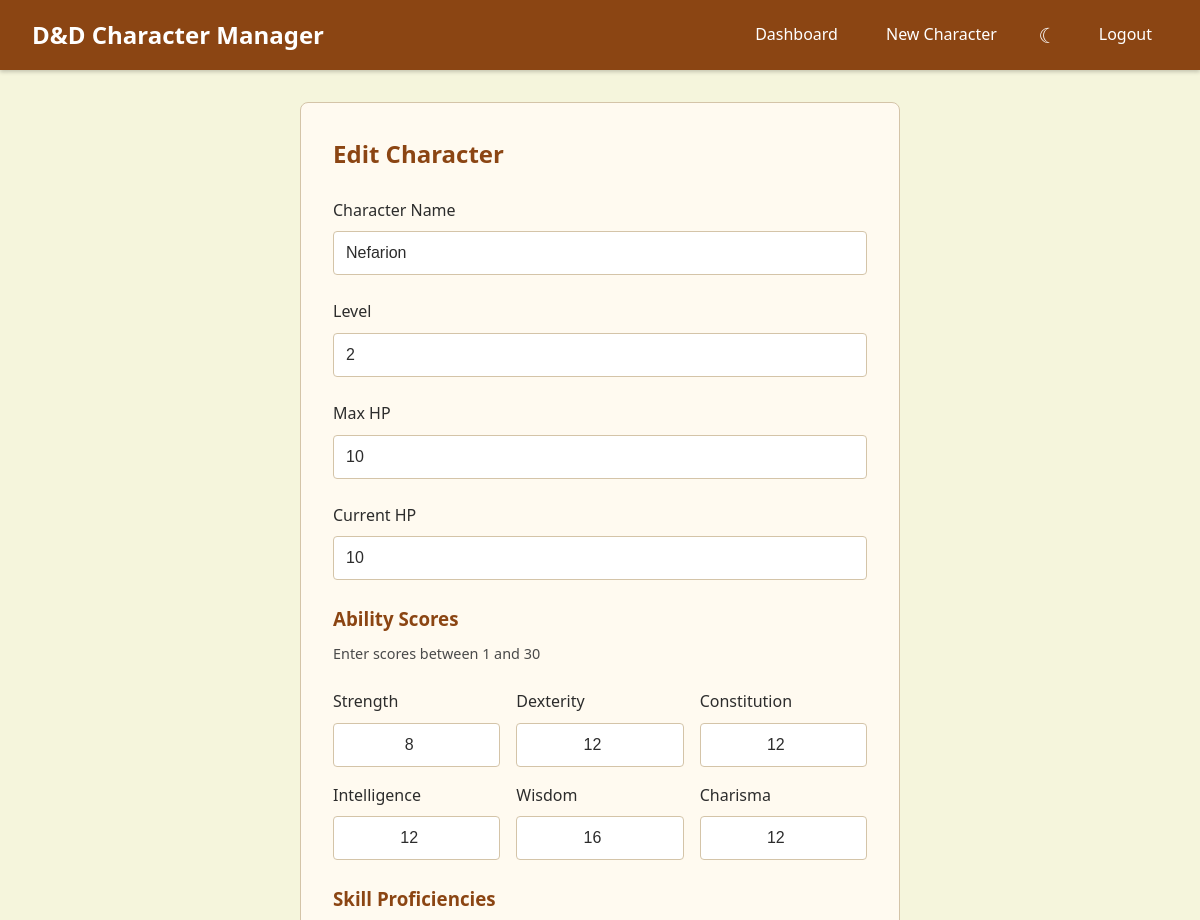
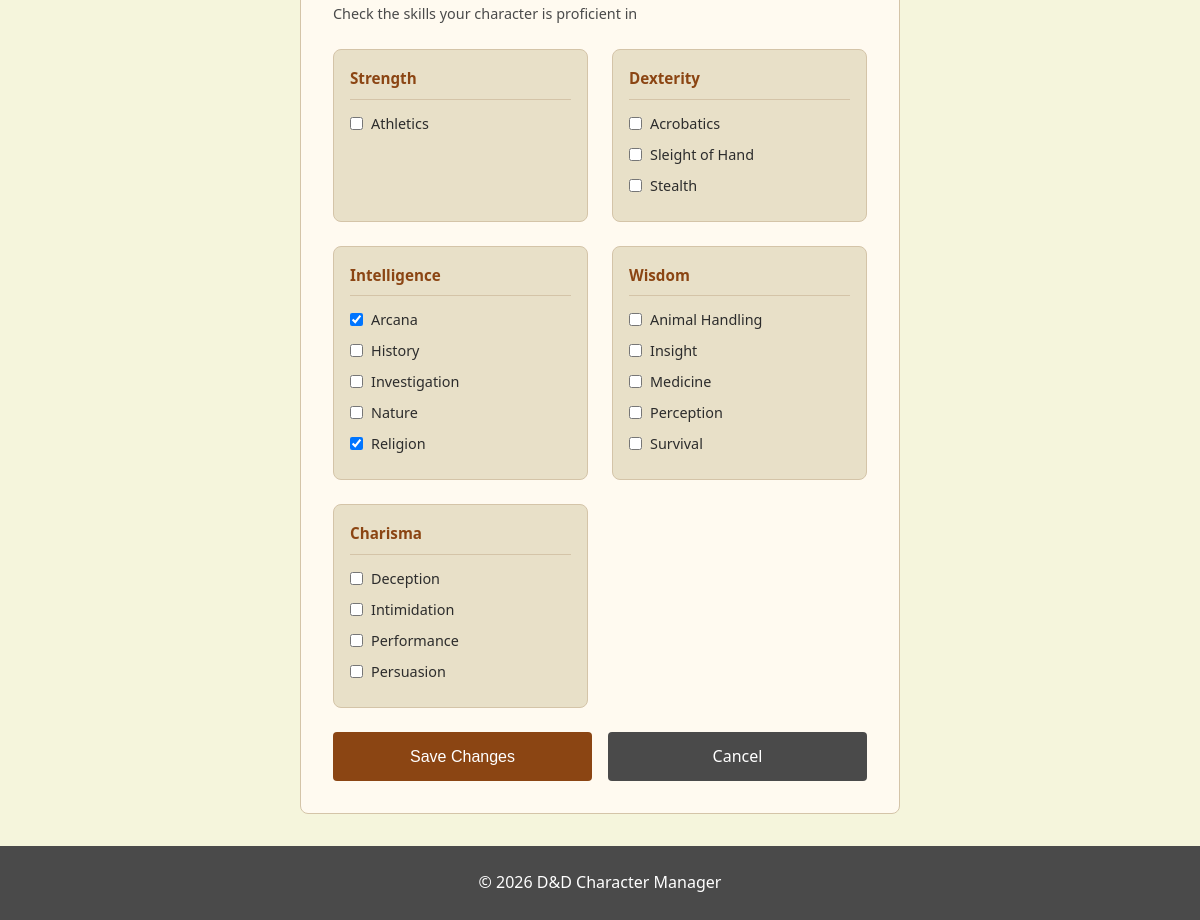
Screenshot of /character/2/edit (signed in) with the database file from the repository (2 pictures, top to bottom).
### models.py (models this page shows, shortened)
class Character(db.Model):
    id = db.Column(db.Integer, primary_key=True)
    name = db.Column(db.String(100), nullable=False)
    level = db.Column(db.Integer, nullable=False, default=1)
    max_hp = db.Column(db.Integer, nullable=False, default=10)
    current_hp = db.Column(db.Integer, nullable=False, default=10)
    strength = db.Column(db.Integer, nullable=False)
    dexterity = db.Column(db.Integer, nullable=False)
    constitution = db.Column(db.Integer, nullable=False)
    intelligence = db.Column(db.Integer, nullable=False)
    wisdom = db.Column(db.Integer, nullable=False)
    charisma = db.Column(db.Integer, nullable=False)
    user_id = db.Column(db.Integer, db.ForeignKey('user.id'), nullable=False)
    skill_proficiencies = db.relationship('SkillProficiency', backref='character', lazy=True, cascade='all, delete-orphan')
    def get_proficient_skills(self):
        proficiencies = SkillProficiency.query.filter_by(character_id=self.id).all()
        return {p.skill_name for p in proficiencies}

### routes.py (the view, shortened to what this page needs)
@routes.route('/character/<int:character_id>/edit', methods=['GET', 'POST'])
def edit_character(character_id):
    if 'user_id' not in session:
        return redirect(url_for('routes.login'))
    character = Character.query.get_or_404(character_id)
    if character.user_id != session['user_id']:
        flash('You do not have permission to edit this character.', 'error')
        return redirect(url_for('routes.dashboard'))
    proficient_skills = character.get_proficient_skills()
    return render_template('edit_character.html', character=character, skill_list=SKILL_LIST, proficient_skills=proficient_skills)

### templates/edit_character.html (shortened to what this page needs)
{% extends "base.html" %}
{% block content %}
<div class="character-form-container">
    <h2>Edit Character</h2>
    <form method="POST" class="character-form">
        <div class="form-group">
            <label for="name">Character Name</label>
            <input type="text" id="name" name="name" required maxlength="100" value="{{ character.name }}">
        </div>
        <div class="form-group">
            <label for="level">Level</label>
            <input type="number" id="level" name="level" min="1" max="20" value="{{ character.level }}" required>
        </div>
        <div class="form-group">
            <label for="max_hp">Max HP</label>
            <input type="number" id="max_hp" name="max_hp" min="1" max="999" value="{{ character.max_hp }}" required>
        </div>
        <div class="form-group">
            <label for="current_hp">Current HP</label>
            <input type="number" id="current_hp" name="current_hp" min="0" max="999" value="{{ character.current_hp }}" required>
        </div>
        <h3>Ability Scores</h3>
        <p class="form-hint">Enter scores between 1 and 30</p>
        <div class="ability-grid">
            <div class="ability-field">
                <label for="strength">Strength</label>
                <input type="number" id="strength" name="strength" min="1" max="30" value="{{ character.strength }}" required>
            </div>
            <div class="ability-field">
                <label for="dexterity">Dexterity</label>
                <input type="number" id="dexterity" name="dexterity" min="1" max="30" value="{{ character.dexterity }}" required>
            </div>
            <div class="ability-field">
                <label for="constitution">Constitution</label>
                <input type="number" id="constitution" name="constitution" min="1" max="30" value="{{ character.constitution }}" required>
            </div>
            <div class="ability-field">
                <label for="intelligence">Intelligence</label>
                <input type="number" id="intelligence" name="intelligence" min="1" max="30" value="{{ character.intelligence }}" required>
            </div>
            <div class="ability-field">
                <label for="wisdom">Wisdom</label>
                <input type="number" id="wisdom" name="wisdom" min="1" max="30" value="{{ character.wisdom }}" required>
            </div>
            <div class="ability-field">
                <label for="charisma">Charisma</label>
                <input type="number" id="charisma" name="charisma" min="1" max="30" value="{{ character.charisma }}" required>
            </div>
        </div>
        <h3>Skill Proficiencies</h3>
        <p class="form-hint">Check the skills your character is proficient in</p>
        <div class="skills-section">
            <div class="skill-group">
                <h4>Strength</h4>
                <div class="skill-checkbox">
                    <input type="checkbox" id="skill_athletics" name="skill_athletics" {% if 'Athletics' in proficient_skills %}checked{% endif %}>
                    <label for="skill_athletics">Athletics</label>
                </div>
            </div>
            <div class="skill-group">
                <h4>Dexterity</h4>
                <div class="skill-checkbox">
                    <input type="checkbox" id="skill_acrobatics" name="skill_acrobatics" {% if 'Acrobatics' in proficient_skills %}checked{% endif %}>
                    <label for="skill_acrobatics">Acrobatics</label>
                </div>
                <div class="skill-checkbox">
                    <input type="checkbox" id="skill_sleight_of_hand" name="skill_sleight_of_hand" {% if 'Sleight of Hand' in proficient_skills %}checked{% endif %}>
                    <label for="skill_sleight_of_hand">Sleight of Hand</label>
                </div>
                <div class="skill-checkbox">
                    <input type="checkbox" id="skill_stealth" name="skill_stealth" {% if 'Stealth' in proficient_skills %}checked{% endif %}>
                    <label for="skill_stealth">Stealth</label>
                </div>
            </div>
            <div class="skill-group">
                <h4>Intelligence</h4>
                <div class="skill-checkbox">
                    <input type="checkbox" id="skill_arcana" name="skill_arcana" {% if 'Arcana' in proficient_skills %}checked{% endif %}>
                    <label for="skill_arcana">Arcana</label>
                </div>
                <div class="skill-checkbox">
                    <input type="checkbox" id="skill_history" name="skill_history" {% if 'History' in proficient_skills %}checked{% endif %}>
                    <label for="skill_history">History</label>
                </div>
                <div class="skill-checkbox">
                    <input type="checkbox" id="skill_investigation" name="skill_investigation" {% if 'Investigation' in proficient_skills %}checked{% endif %}>
                    <label for="skill_investigation">Investigation</label>
                </div>
                <div class="skill-checkbox">
                    <input type="checkbox" id="skill_nature" name="skill_nature" {% if 'Nature' in proficient_skills %}checked{% endif %}>
                    <label for="skill_nature">Nature</label>
                </div>
                <div class="skill-checkbox">
                    <input type="checkbox" id="skill_religion" name="skill_religion" {% if 'Religion' in proficient_skills %}checked{% endif %}>
                    <label for="skill_religion">Religion</label>
                </div>
            </div>
            <div class="skill-group">
                <h4>Wisdom</h4>
                <div class="skill-checkbox">
                    <input type="checkbox" id="skill_animal_handling" name="skill_animal_handling" {% if 'Animal Handling' in proficient_skills %}checked{% endif %}>
                    <label for="skill_animal_handling">Animal Handling</label>
                </div>
                <div class="skill-checkbox">
                    <input type="checkbox" id="skill_insight" name="skill_insight" {% if 'Insight' in proficient_skills %}checked{% endif %}>
                    <label for="skill_insight">Insight</label>
                </div>
                <div class="skill-checkbox">
                    <input type="checkbox" id="skill_medicine" name="skill_medicine" {% if 'Medicine' in proficient_skills %}checked{% endif %}>
                    <label for="skill_medicine">Medicine</label>
                </div>
                <div class="skill-checkbox">
                    <input type="checkbox" id="skill_perception" name="skill_perception" {% if 'Perception' in proficient_skills %}checked{% endif %}>
                    <label for="skill_perception">Perception</label>
                </div>
                <div class="skill-checkbox">
                    <input type="checkbox" id="skill_survival" name="skill_survival" {% if 'Survival' in proficient_skills %}checked{% endif %}>
                    <label for="skill_survival">Survival</label>
                </div>
            </div>
            <div class="skill-group">
                <h4>Charisma</h4>
                <div class="skill-checkbox">
                    <input type="checkbox" id="skill_deception" name="skill_deception" {% if 'Deception' in proficient_skills %}checked{% endif %}>
                    <label for="skill_deception">Deception</label>
                </div>
                <div class="skill-checkbox">
                    <input type="checkbox" id="skill_intimidation" name="skill_intimidation" {% if 'Intimidation' in proficient_skills %}checked{% endif %}>
                    <label for="skill_intimidation">Intimidation</label>
                </div>
                <div class="skill-checkbox">
                    <input type="checkbox" id="skill_performance" name="skill_performance" {% if 'Performance' in proficient_skills %}checked{% endif %}>
                    <label for="skill_performance">Performance</label>
                </div>
                <div class="skill-checkbox">
                    <input type="checkbox" id="skill_persuasion" name="skill_persuasion" {% if 'Persuasion' in proficient_skills %}checked{% endif %}>
                    <label for="skill_persuasion">Persuasion</label>
                </div>
            </div>
        </div>
        <div class="form-actions">
            <button type="submit" class="btn btn-primary">Save Changes</button>
            <a href="{{ url_for('routes.view_character', character_id=character.id) }}" class="btn btn-secondary">Cancel</a>
        </div>
    </form>
</div>
{% endblock %}

### static/style.css (style rules this page uses)
* { margin: 0; padding: 0; box-sizing: border-box; }
:root { --primary-color: #8b4513; --primary-hover: #6d3610; --secondary-color: #4a4a4a; --danger-color: #c0392b; --danger-hover: #a93226; --bg-color: #f5f5dc; --card-bg: #fffaf0; --text-color: #2c2c2c; --border-color: #d4c4a8; --success-color: #27ae60; --error-color: #e74c3c; --input-bg: #fff; --input-text: #2c2c2c; --stat-preview-bg: #e8e0c8; }
body { font-family: 'Segoe UI', Tahoma, Geneva, Verdana, sans-serif; background-color: var(--bg-color); color: var(--text-color); line-height: 1.6; min-height: 100vh; display: flex; flex-direction: column; }
.btn { display: inline-block; padding: 0.75rem 1.5rem; text-decoration: none; border-radius: 4px; border: none; cursor: pointer; font-size: 1rem; transition: background-color 0.3s; }
.btn-primary { background-color: var(--primary-color); color: #fff; }
.btn-secondary { background-color: var(--secondary-color); color: #fff; }
.form-group label { display: block; margin-bottom: 0.5rem; font-weight: 500; }
.form-group input { width: 100%; padding: 0.75rem; border: 1px solid var(--border-color); border-radius: 4px; font-size: 1rem; background-color: var(--input-bg); color: var(--input-text); }
.character-form-container { max-width: 600px; margin: 0 auto; background-color: var(--card-bg); padding: 2rem; border-radius: 8px; border: 1px solid var(--border-color); }
.character-form-container h2 { color: var(--primary-color); margin-bottom: 1.5rem; }
.character-form .form-group { margin-bottom: 1.5rem; }
.form-hint { color: var(--secondary-color); font-size: 0.9rem; margin-bottom: 1.5rem; }
.form-actions { display: flex; gap: 1rem; }
.form-actions .btn { flex: 1; text-align: center; }
.character-form-container h3 { color: var(--primary-color); margin-bottom: 0.5rem; margin-top: 1.5rem; }
.ability-grid { display: grid; grid-template-columns: repeat(3, 1fr); gap: 1rem; margin-bottom: 1rem; }
.ability-field label { display: block; margin-bottom: 0.5rem; font-weight: 500; }
.ability-field input { width: 100%; padding: 0.75rem; border: 1px solid var(--border-color); border-radius: 4px; font-size: 1rem; text-align: center; background-color: var(--input-bg); color: var(--input-text); }
.skills-section { display: grid; grid-template-columns: repeat(auto-fit, minmax(180px, 1fr)); gap: 1.5rem; margin-bottom: 1.5rem; }
.skill-group { background-color: var(--stat-preview-bg); padding: 1rem; border-radius: 8px; border: 1px solid var(--border-color); }
.skill-group h4 { color: var(--primary-color); margin-bottom: 0.75rem; font-size: 0.95rem; border-bottom: 1px solid var(--border-color); padding-bottom: 0.5rem; }
.skill-checkbox { display: flex; align-items: center; gap: 0.5rem; margin-bottom: 0.5rem; }
.skill-checkbox input { width: auto; cursor: pointer; }
.skill-checkbox label { cursor: pointer; font-size: 0.9rem; }

### rows the page displays
Character: name "Nefarion", level "2", max_hp "10", current_hp "10", strength "8", dexterity "12", constitution "12", intelligence "12", wisdom "16", charisma "12"
